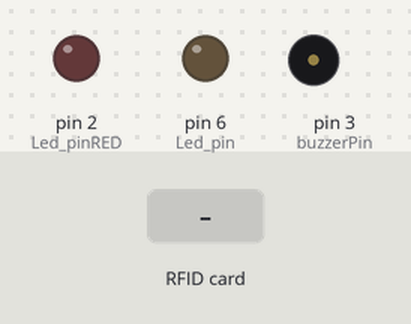
Recording of a sketch running on a simulated Arduino Uno, built with avr-gcc and run on an emulated ATmega328P. Parts: output pins drawn as LEDs (lit = HIGH), buzzer (waves = sounding). Inputs (shaded band) come from the test bench. The local clock reads 2024-03-15 10:24:30 at power-on unless the sketch sets it; storage starts empty; pins used as bus, display or sensor lines are not drawn; what the sketch prints to the serial monitor is not drawn.

Above: at 2.2 s.
2.3 s: RFID card D0 5D C5 25 held to the reader
At 2.8 s:
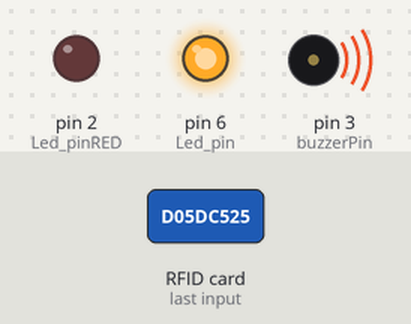
4.4 s: RFID card 5E 7A 19 C4 held to the reader
At 5.21 s:
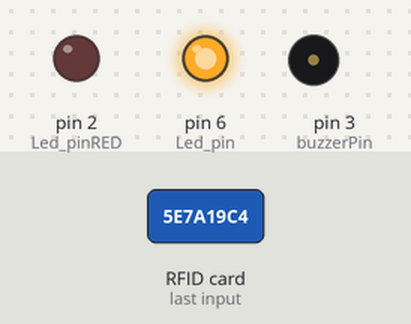
Timing chart, 0 to 7.4 s (numbered marks = the images above; inputs shaded):
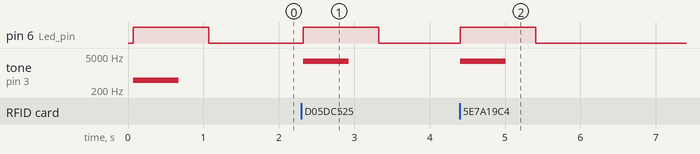

The sketch:

DATA_LOGGER.ino
```cpp
#include <SPI.h>
#include <MFRC522.h>
#include <virtuabotixRTC.h>
#include <SD.h>


// Creation of the Real Time Clock Object
virtuabotixRTC myRTC(5, 7, 8);

#define SS_PIN 10
#define RST_PIN 9
#define Led_pin 6
#define Led_pinRED 2

//Instanse of the class for RFID
MFRC522 mfrc522(SS_PIN, RST_PIN);
int buzzerPin = 3;

// //chip select sd
const int chipSelect = 4;

void setup() {
  pinMode(Led_pin, OUTPUT);
  pinMode(Led_pinRED, OUTPUT);
  pinMode(buzzerPin, OUTPUT);
  Serial.begin(9600);
  SPI.begin();
  //myRTC.setDS1302Time(30, 36, 12, 2, 28, 3, 2023); // Run it only once
  mfrc522.PCD_Init();

  while (!Serial) {
    ;
  }


  while (!SD.begin(chipSelect)) {
    Serial.println("Initialization failed!");
    delay(1000);
    tone(buzzerPin, 100, 600);
    digitalWrite(Led_pinRED, HIGH);
    delay(1000);
    digitalWrite(Led_pinRED, LOW);
  }
  Serial.println("Initialization done.");
  digitalWrite(Led_pinRED, LOW);
  tone(buzzerPin, 500, 600);
  digitalWrite(Led_pin, HIGH);
  delay(1000);
  digitalWrite(Led_pin, LOW);
}


void loop() {


  myRTC.updateTime();


  if (!mfrc522.PICC_IsNewCardPresent())  // !=(logical not)
  {


    return;
  } else {


    if (mfrc522.PICC_ReadCardSerial()) {

      Serial.print("UID tag :");
      String content = "";
      byte letter;
      for (byte i = 0; i < mfrc522.uid.size; i++)  //  UID
      {
        Serial.print(mfrc522.uid.uidByte[i] < 0x10 ? " 0" : " ");
        Serial.print(mfrc522.uid.uidByte[i], HEX);
        content.concat(String(mfrc522.uid.uidByte[i] < 0x10 ? " 0" : " "));
        content.concat(String(mfrc522.uid.uidByte[i], HEX));
      }


      Serial.println();
      Serial.print("Message : ");
      content.toUpperCase();
      if (content.substring(1) == "D0 5D C5 25")
      //  || content.substring(1) == "17 E2 45 1B")  We can control any card here with the UID

      {
        tone(buzzerPin, 3000, 600);
        digitalWrite(Led_pin, HIGH);
        delay(1000);
        digitalWrite(Led_pin, LOW);
        Serial.println("PERIPOLO"); // PERIPOLO==PATROL
        File dataFile = SD.open("data.txt", FILE_WRITE);
        dataFile.print("PERIPOLO");
        delay(1000);
        dataFile.close();

      } else {


        tone(buzzerPin, 3000, 600);
        digitalWrite(Led_pin, HIGH);
        delay(1000);
        digitalWrite(Led_pin, LOW);
        Serial.println(" EFODOS");  // EFODOS == PATROL FROM ARMY OFFICER
        File dataFile = SD.open("data.txt", FILE_WRITE);
        dataFile.print("EFODOS");
        dataFile.print("  ");
        dataFile.close();

        delay(1000);
      }

      // WRITE DATA IN SD CARD AND PRINT THEM IN SERIAL MONITOR AS WELL.
      File dataFile = SD.open("data.txt", FILE_WRITE);
      Serial.print("IMEROMINIA :");
      dataFile.print("  ");
      if (myRTC.dayofmonth < 10)  // FOR 5:3 --> 05:03
        Serial.print("0");
      Serial.print(myRTC.dayofmonth);
      if (myRTC.dayofmonth < 10)
        dataFile.print("0");
      dataFile.print(myRTC.dayofmonth);
      // data file
      dataFile.print("/");
      if (myRTC.month < 10)
        dataFile.print("0");
      dataFile.print(myRTC.month);
      dataFile.print("/");
      dataFile.print(myRTC.year);
      dataFile.print("  ");
      if (myRTC.hours < 10)
        dataFile.print("0");
      dataFile.print(myRTC.hours);
      dataFile.print(":");
      if (myRTC.minutes < 10)
        dataFile.print("0");
      dataFile.println(myRTC.minutes);
      // dataFile.print(":");
      // dataFile.println(myRTC.seconds);
      dataFile.close();
      Serial.print("/");
      if (myRTC.month < 10)
        Serial.print("0");
      Serial.print(myRTC.month);
      Serial.print("/");
      Serial.print(myRTC.year);
      Serial.print("  ");
      Serial.print('\n');
      Serial.print("Time: ");
      if (myRTC.hours < 10)
        Serial.print("0");
      Serial.print(myRTC.hours);
      Serial.print(":");
      if (myRTC.minutes < 10)
        Serial.print("0");
      Serial.print(myRTC.minutes);
      // Serial.print(":");
      //  if(myRTC.seconds < 10)
      //  Serial.print("0");
      // Serial.println(myRTC.seconds);
      Serial.print('\n');
    }
  }
}
```

Measured:
- after the input at 2.3 s, pin 6 (Led_pin): LOW → HIGH at once, → LOW 1.0 s later; tone on pin 3 (buzzerPin): silent → 3000 Hz at once, → silent 0.60 s later
- after the input at 4.4 s, pin 6 (Led_pin): LOW → HIGH at once, → LOW 1.0 s later; tone on pin 3 (buzzerPin): silent → 3000 Hz at once, → silent 0.60 s later
